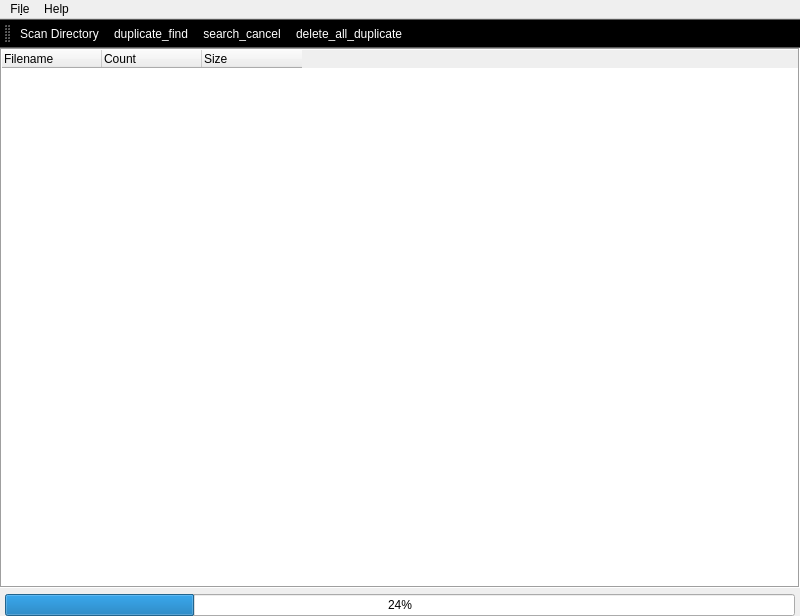
<?xml version="1.0" encoding="UTF-8"?>
<ui version="4.0">
 <class>MainWindow</class>
 <widget class="QMainWindow" name="MainWindow">
  <property name="geometry">
   <rect>
    <x>0</x>
    <y>0</y>
    <width>800</width>
    <height>616</height>
   </rect>
  </property>
  <property name="windowTitle">
   <string>MainWindow</string>
  </property>
  <property name="layoutDirection">
   <enum>Qt::LeftToRight</enum>
  </property>
  <widget class="QWidget" name="centralWidget">
   <layout class="QVBoxLayout" name="verticalLayout">
    <property name="leftMargin">
     <number>0</number>
    </property>
    <property name="topMargin">
     <number>0</number>
    </property>
    <property name="rightMargin">
     <number>0</number>
    </property>
    <property name="bottomMargin">
     <number>0</number>
    </property>
    <item>
     <widget class="QTreeWidget" name="treeWidget">
      <property name="enabled">
       <bool>true</bool>
      </property>
      <property name="palette">
       <palette>
        <active>
         <colorrole role="Text">
          <brush brushstyle="SolidPattern">
           <color alpha="255">
            <red>0</red>
            <green>0</green>
            <blue>255</blue>
           </color>
          </brush>
         </colorrole>
        </active>
        <inactive>
         <colorrole role="Text">
          <brush brushstyle="SolidPattern">
           <color alpha="255">
            <red>0</red>
            <green>0</green>
            <blue>255</blue>
           </color>
          </brush>
         </colorrole>
        </inactive>
        <disabled>
         <colorrole role="Text">
          <brush brushstyle="SolidPattern">
           <color alpha="63">
            <red>0</red>
            <green>0</green>
            <blue>0</blue>
           </color>
          </brush>
         </colorrole>
        </disabled>
       </palette>
      </property>
      <property name="frameShape">
       <enum>QFrame::Box</enum>
      </property>
      <attribute name="headerMinimumSectionSize">
       <number>100</number>
      </attribute>
      <attribute name="headerStretchLastSection">
       <bool>false</bool>
      </attribute>
      <column>
       <property name="text">
        <string>Filename</string>
       </property>
      </column>
      <column>
       <property name="text">
        <string>Count</string>
       </property>
      </column>
      <column>
       <property name="text">
        <string>Size</string>
       </property>
      </column>
     </widget>
    </item>
    <item>
     <layout class="QHBoxLayout" name="horizontalLayout">
      <property name="sizeConstraint">
       <enum>QLayout::SetDefaultConstraint</enum>
      </property>
      <property name="leftMargin">
       <number>5</number>
      </property>
      <property name="rightMargin">
       <number>5</number>
      </property>
      <item>
       <widget class="QProgressBar" name="progressBar">
        <property name="value">
         <number>24</number>
        </property>
       </widget>
      </item>
     </layout>
    </item>
   </layout>
  </widget>
  <widget class="QMenuBar" name="menuBar">
   <property name="geometry">
    <rect>
     <x>0</x>
     <y>0</y>
     <width>800</width>
     <height>22</height>
    </rect>
   </property>
   <widget class="QMenu" name="menuFile">
    <property name="title">
     <string>Fi&amp;le</string>
    </property>
    <addaction name="actionScan_Directory"/>
    <addaction name="action_duplicate_find"/>
    <addaction name="action_search_cancel"/>
    <addaction name="action_delete_all_duplicate"/>
    <addaction name="separator"/>
    <addaction name="actionExit"/>
   </widget>
   <widget class="QMenu" name="menuHelp">
    <property name="title">
     <string>Help</string>
    </property>
    <addaction name="actionAbout"/>
   </widget>
   <addaction name="menuFile"/>
   <addaction name="menuHelp"/>
  </widget>
  <widget class="QToolBar" name="toolBar">
   <property name="palette">
    <palette>
     <active>
      <colorrole role="WindowText">
       <brush brushstyle="SolidPattern">
        <color alpha="255">
         <red>255</red>
         <green>255</green>
         <blue>255</blue>
        </color>
       </brush>
      </colorrole>
      <colorrole role="Button">
       <brush brushstyle="SolidPattern">
        <color alpha="255">
         <red>0</red>
         <green>0</green>
         <blue>0</blue>
        </color>
       </brush>
      </colorrole>
      <colorrole role="Light">
       <brush brushstyle="SolidPattern">
        <color alpha="255">
         <red>0</red>
         <green>0</green>
         <blue>0</blue>
        </color>
       </brush>
      </colorrole>
      <colorrole role="Midlight">
       <brush brushstyle="SolidPattern">
        <color alpha="255">
         <red>0</red>
         <green>0</green>
         <blue>0</blue>
        </color>
       </brush>
      </colorrole>
      <colorrole role="Dark">
       <brush brushstyle="SolidPattern">
        <color alpha="255">
         <red>0</red>
         <green>0</green>
         <blue>0</blue>
        </color>
       </brush>
      </colorrole>
      <colorrole role="Mid">
       <brush brushstyle="SolidPattern">
        <color alpha="255">
         <red>0</red>
         <green>0</green>
         <blue>0</blue>
        </color>
       </brush>
      </colorrole>
      <colorrole role="Text">
       <brush brushstyle="SolidPattern">
        <color alpha="255">
         <red>255</red>
         <green>255</green>
         <blue>255</blue>
        </color>
       </brush>
      </colorrole>
      <colorrole role="BrightText">
       <brush brushstyle="SolidPattern">
        <color alpha="255">
         <red>255</red>
         <green>255</green>
         <blue>255</blue>
        </color>
       </brush>
      </colorrole>
      <colorrole role="ButtonText">
       <brush brushstyle="SolidPattern">
        <color alpha="255">
         <red>255</red>
         <green>255</green>
         <blue>255</blue>
        </color>
       </brush>
      </colorrole>
      <colorrole role="Base">
       <brush brushstyle="SolidPattern">
        <color alpha="255">
         <red>0</red>
         <green>0</green>
         <blue>0</blue>
        </color>
       </brush>
      </colorrole>
      <colorrole role="Window">
       <brush brushstyle="SolidPattern">
        <color alpha="255">
         <red>0</red>
         <green>0</green>
         <blue>0</blue>
        </color>
       </brush>
      </colorrole>
      <colorrole role="Shadow">
       <brush brushstyle="SolidPattern">
        <color alpha="255">
         <red>0</red>
         <green>0</green>
         <blue>0</blue>
        </color>
       </brush>
      </colorrole>
      <colorrole role="AlternateBase">
       <brush brushstyle="SolidPattern">
        <color alpha="255">
         <red>0</red>
         <green>0</green>
         <blue>0</blue>
        </color>
       </brush>
      </colorrole>
      <colorrole role="ToolTipBase">
       <brush brushstyle="SolidPattern">
        <color alpha="255">
         <red>255</red>
         <green>255</green>
         <blue>220</blue>
        </color>
       </brush>
      </colorrole>
      <colorrole role="ToolTipText">
       <brush brushstyle="SolidPattern">
        <color alpha="255">
         <red>0</red>
         <green>0</green>
         <blue>0</blue>
        </color>
       </brush>
      </colorrole>
     </active>
     <inactive>
      <colorrole role="WindowText">
       <brush brushstyle="SolidPattern">
        <color alpha="255">
         <red>255</red>
         <green>255</green>
         <blue>255</blue>
        </color>
       </brush>
      </colorrole>
      <colorrole role="Button">
       <brush brushstyle="SolidPattern">
        <color alpha="255">
         <red>0</red>
         <green>0</green>
         <blue>0</blue>
        </color>
       </brush>
      </colorrole>
      <colorrole role="Light">
       <brush brushstyle="SolidPattern">
        <color alpha="255">
         <red>0</red>
         <green>0</green>
         <blue>0</blue>
        </color>
       </brush>
      </colorrole>
      <colorrole role="Midlight">
       <brush brushstyle="SolidPattern">
        <color alpha="255">
         <red>0</red>
         <green>0</green>
         <blue>0</blue>
        </color>
       </brush>
      </colorrole>
      <colorrole role="Dark">
       <brush brushstyle="SolidPattern">
        <color alpha="255">
         <red>0</red>
         <green>0</green>
         <blue>0</blue>
        </color>
       </brush>
      </colorrole>
      <colorrole role="Mid">
       <brush brushstyle="SolidPattern">
        <color alpha="255">
         <red>0</red>
         <green>0</green>
         <blue>0</blue>
        </color>
       </brush>
      </colorrole>
      <colorrole role="Text">
       <brush brushstyle="SolidPattern">
        <color alpha="255">
         <red>255</red>
         <green>255</green>
         <blue>255</blue>
        </color>
       </brush>
      </colorrole>
      <colorrole role="BrightText">
       <brush brushstyle="SolidPattern">
        <color alpha="255">
         <red>255</red>
         <green>255</green>
         <blue>255</blue>
        </color>
       </brush>
      </colorrole>
      <colorrole role="ButtonText">
       <brush brushstyle="SolidPattern">
        <color alpha="255">
         <red>255</red>
         <green>255</green>
         <blue>255</blue>
        </color>
       </brush>
      </colorrole>
      <colorrole role="Base">
       <brush brushstyle="SolidPattern">
        <color alpha="255">
         <red>0</red>
         <green>0</green>
         <blue>0</blue>
        </color>
       </brush>
      </colorrole>
      <colorrole role="Window">
       <brush brushstyle="SolidPattern">
        <color alpha="255">
         <red>0</red>
         <green>0</green>
         <blue>0</blue>
        </color>
       </brush>
      </colorrole>
      <colorrole role="Shadow">
       <brush brushstyle="SolidPattern">
        <color alpha="255">
         <red>0</red>
         <green>0</green>
         <blue>0</blue>
        </color>
       </brush>
      </colorrole>
      <colorrole role="AlternateBase">
       <brush brushstyle="SolidPattern">
        <color alpha="255">
         <red>0</red>
         <green>0</green>
         <blue>0</blue>
        </color>
       </brush>
      </colorrole>
      <colorrole role="ToolTipBase">
       <brush brushstyle="SolidPattern">
        <color alpha="255">
         <red>255</red>
         <green>255</green>
         <blue>220</blue>
        </color>
       </brush>
      </colorrole>
      <colorrole role="ToolTipText">
       <brush brushstyle="SolidPattern">
        <color alpha="255">
         <red>0</red>
         <green>0</green>
         <blue>0</blue>
        </color>
       </brush>
      </colorrole>
     </inactive>
     <disabled>
      <colorrole role="WindowText">
       <brush brushstyle="SolidPattern">
        <color alpha="255">
         <red>0</red>
         <green>0</green>
         <blue>0</blue>
        </color>
       </brush>
      </colorrole>
      <colorrole role="Button">
       <brush brushstyle="SolidPattern">
        <color alpha="255">
         <red>0</red>
         <green>0</green>
         <blue>0</blue>
        </color>
       </brush>
      </colorrole>
      <colorrole role="Light">
       <brush brushstyle="SolidPattern">
        <color alpha="255">
         <red>0</red>
         <green>0</green>
         <blue>0</blue>
        </color>
       </brush>
      </colorrole>
      <colorrole role="Midlight">
       <brush brushstyle="SolidPattern">
        <color alpha="255">
         <red>0</red>
         <green>0</green>
         <blue>0</blue>
        </color>
       </brush>
      </colorrole>
      <colorrole role="Dark">
       <brush brushstyle="SolidPattern">
        <color alpha="255">
         <red>0</red>
         <green>0</green>
         <blue>0</blue>
        </color>
       </brush>
      </colorrole>
      <colorrole role="Mid">
       <brush brushstyle="SolidPattern">
        <color alpha="255">
         <red>0</red>
         <green>0</green>
         <blue>0</blue>
        </color>
       </brush>
      </colorrole>
      <colorrole role="Text">
       <brush brushstyle="SolidPattern">
        <color alpha="255">
         <red>0</red>
         <green>0</green>
         <blue>0</blue>
        </color>
       </brush>
      </colorrole>
      <colorrole role="BrightText">
       <brush brushstyle="SolidPattern">
        <color alpha="255">
         <red>255</red>
         <green>255</green>
         <blue>255</blue>
        </color>
       </brush>
      </colorrole>
      <colorrole role="ButtonText">
       <brush brushstyle="SolidPattern">
        <color alpha="255">
         <red>0</red>
         <green>0</green>
         <blue>0</blue>
        </color>
       </brush>
      </colorrole>
      <colorrole role="Base">
       <brush brushstyle="SolidPattern">
        <color alpha="255">
         <red>0</red>
         <green>0</green>
         <blue>0</blue>
        </color>
       </brush>
      </colorrole>
      <colorrole role="Window">
       <brush brushstyle="SolidPattern">
        <color alpha="255">
         <red>0</red>
         <green>0</green>
         <blue>0</blue>
        </color>
       </brush>
      </colorrole>
      <colorrole role="Shadow">
       <brush brushstyle="SolidPattern">
        <color alpha="255">
         <red>0</red>
         <green>0</green>
         <blue>0</blue>
        </color>
       </brush>
      </colorrole>
      <colorrole role="AlternateBase">
       <brush brushstyle="SolidPattern">
        <color alpha="255">
         <red>0</red>
         <green>0</green>
         <blue>0</blue>
        </color>
       </brush>
      </colorrole>
      <colorrole role="ToolTipBase">
       <brush brushstyle="SolidPattern">
        <color alpha="255">
         <red>255</red>
         <green>255</green>
         <blue>220</blue>
        </color>
       </brush>
      </colorrole>
      <colorrole role="ToolTipText">
       <brush brushstyle="SolidPattern">
        <color alpha="255">
         <red>0</red>
         <green>0</green>
         <blue>0</blue>
        </color>
       </brush>
      </colorrole>
     </disabled>
    </palette>
   </property>
   <property name="windowTitle">
    <string>toolBar</string>
   </property>
   <attribute name="toolBarArea">
    <enum>TopToolBarArea</enum>
   </attribute>
   <attribute name="toolBarBreak">
    <bool>false</bool>
   </attribute>
   <addaction name="actionScan_Directory"/>
   <addaction name="action_duplicate_find"/>
   <addaction name="action_search_cancel"/>
   <addaction name="action_delete_all_duplicate"/>
  </widget>
  <action name="actionScan_Directory">
   <property name="text">
    <string>&amp;Scan Directory...</string>
   </property>
  </action>
  <action name="actionExit">
   <property name="text">
    <string>&amp;Exit</string>
   </property>
  </action>
  <action name="actionAbout">
   <property name="text">
    <string>About</string>
   </property>
  </action>
  <action name="action_duplicate_find">
   <property name="text">
    <string>&amp;duplicate_find</string>
   </property>
  </action>
  <action name="action_search_cancel">
   <property name="text">
    <string>&amp;search_cancel</string>
   </property>
   <property name="toolTip">
    <string>search_cancel</string>
   </property>
  </action>
  <action name="action_delete_all_duplicate">
   <property name="text">
    <string>&amp;delete_all_duplicate</string>
   </property>
  </action>
 </widget>
 <layoutdefault spacing="6" margin="11"/>
 <resources/>
 <connections/>
</ui>
